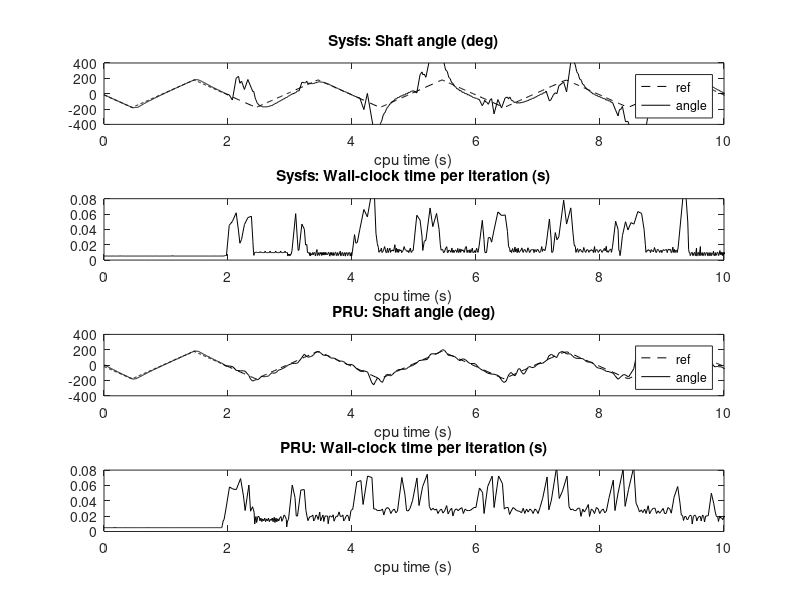

Source code (MATLAB):
clear all; close all; fclose all; clc;



P = importdata('pid-iir-pru-dat-n7.txt');

        for i=1:length(P.colheaders)
            varname = P.colheaders{i};
            cmd = ['p_' varname '=P.data(:,' num2str(i) ');']
            eval(cmd);
        end
        
S = importdata('pid-iir-sysfs10.txt');
        for i=1:length(S.colheaders)
            varname = S.colheaders{i};
            cmd = ['s_' varname '=S.data(:,' num2str(i) ');']
            eval(cmd);
        end
        %%
        p_cputimediff_cpu(1) = 0;
%%
yy = 400;
yy2 = .08
figure(1); clf;
imin = 200; imax=1400;
subplot(4,1,1)
plot(s_cputime(imin:imax)-s_cputime(imin), s_ref(imin:imax), 'k--')
hold on
plot(s_cputime(imin:imax)-s_cputime(imin), s_angle(imin:imax),'k-')
xlabel('cpu time (s)')
title('Sysfs: Shaft angle (deg)')
legend('ref','angle')
xlim([0,10])
ylim(yy*[-1,1])
subplot(4,1,2)
plot(s_cputime(imin:imax)-s_cputime(imin), s_cputimediff(imin:imax),'k-')
xlabel('cpu time (s)')
title('Sysfs: Wall-clock time per iteration (s)')
ylim([0,yy2])
xlim([0,10])

subplot(4,1,3)
imin = 10; imax=689;
plot(p_cputime_cpu(imin:imax)-p_cputime_cpu(imin), p_ref_cpu(imin:imax), 'k--')
hold on
plot(p_cputime_cpu(imin:imax)-p_cputime_cpu(imin), p_angle_cpu(imin:imax),'k-')
xlabel('cpu time (s)')
title('PRU: Shaft angle (deg)')
legend('ref','angle')
xlim([0,10])
ylim(yy*[-1,1])
subplot(4,1,4)
plot(p_cputime_cpu(imin:imax)-p_cputime_cpu(imin), p_cputimediff_cpu(imin:imax),'k-')
xlabel('cpu time (s)')
title('PRU: Wall-clock time per iteration (s)')
xlim([0,10])
ylim([0,yy2])